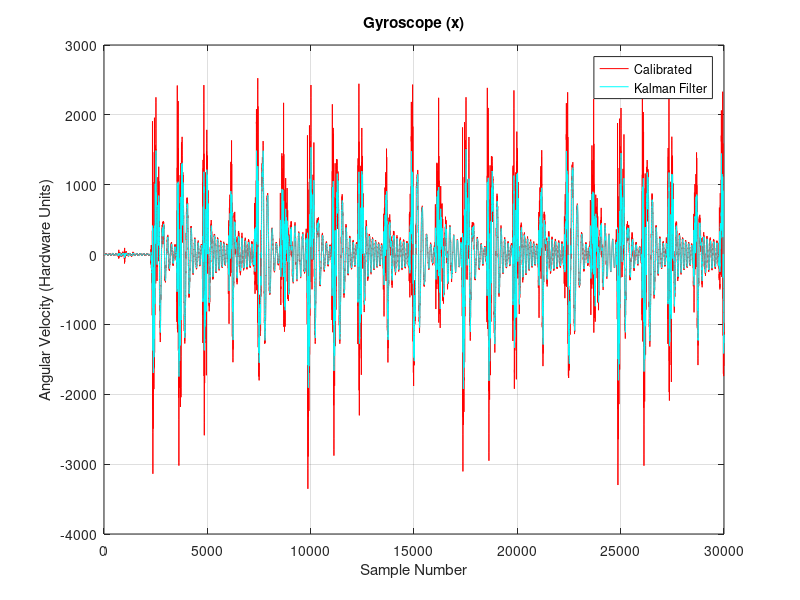
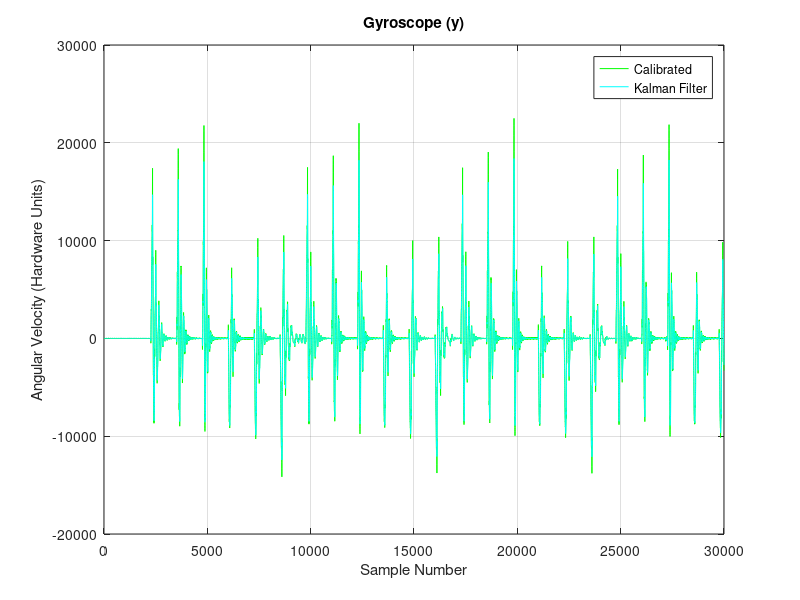
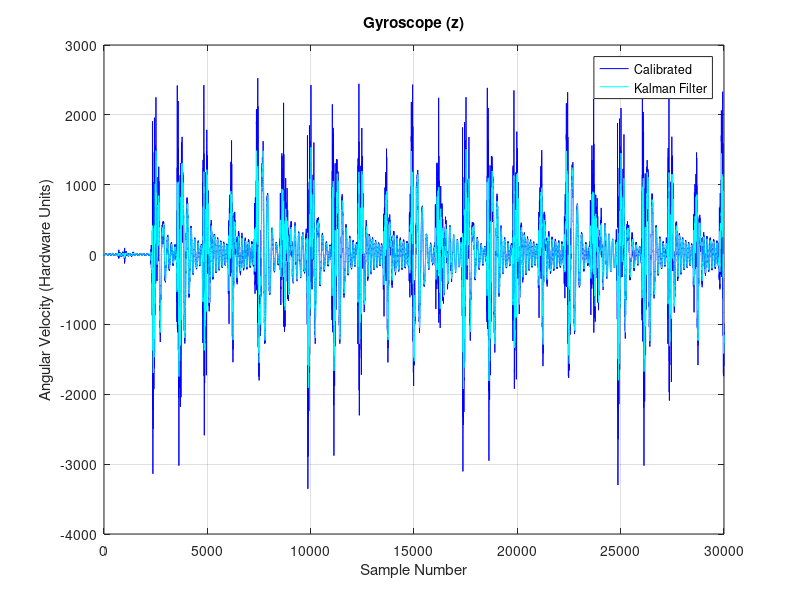
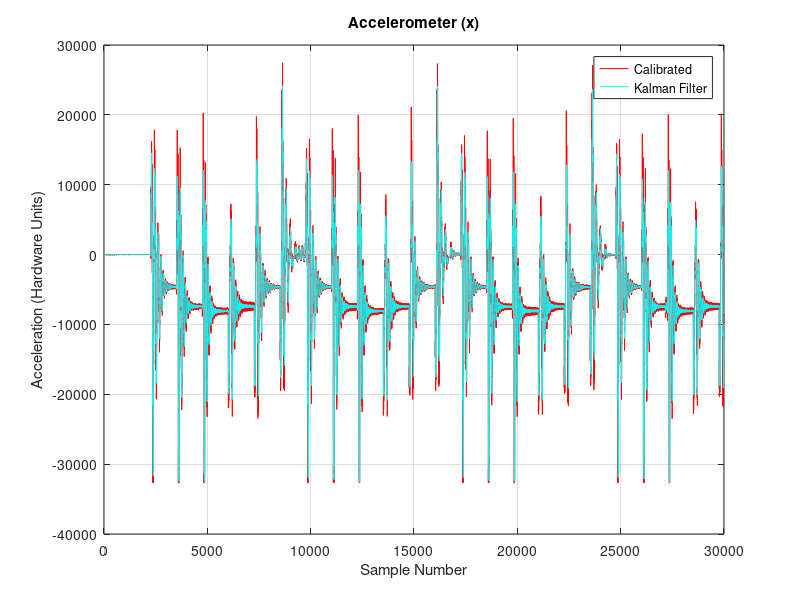

Here is the MATLAB script that generated these plots, in order:
# Parameters
outfile = "kalmanFilter_cal.pdf";
q = 0.125; 	#the smaller the less noise
r = 4.0;	#the higher the more stable, the lower the more filter relies on sensor data
wndw = 20;

#Kalman Function
function filtered = kalman1d(q, r, p, x ,k, data)

  # Initialize
  x = data(1);
  filtered = x;

  # Go through samples
  for i=2:size(data,1)

    # Prediction Update
    p = p + q;

    # Measurement Update
    k = p / (p + r);
    x = x + k*(data(i) -x);
    p = (1-k)*p;
    
    # Append filtered value to result vector
    filtered = horzcat(filtered, x);
  end

endfunction

# Variables
p = 30000.0;
x = 0.0;
k = 1.0;

# Load Calibrated Data
load ('simple_calibration.mat', 'cal');
gx = cal(:,1);
gy = cal(:,2);
gz = cal(:,3);
ax = cal(:,4);
ay = cal(:,5);
az = cal(:,6);

# Apply Filter
filtered_gx = kalman1d(q, r, p, x, k, gx);
filtered_gy = kalman1d(q, r, p, x, k, gy);
filtered_gz = kalman1d(q, r, p, x, k, gz);
filtered_ax = kalman1d(q, r, p, x, k, ax);
filtered_ay = kalman1d(q, r, p, x, k, ay);
filtered_az = kalman1d(q, r, p, x, k, az);

# Export Filtered
kalmanfil = [rot90(filtered_gx, -1) rot90(filtered_gy, -1) rot90(filtered_gz, -1) rot90(filtered_ax, -1) rot90(filtered_ay, -1) rot90(filtered_az, -1)];
save('kalman_simple_cal.mat', 'kalmanfil');

# Print statistics
printf("Gyroscope:\r\n");
printf("x: Mean: %f, Median: %f, Min: %f, Max: %f, Range: %f, Stddev: %f\r\n", mean(filtered_gx), median(filtered_gx), min(filtered_gx), max(filtered_gx), range(filtered_gx), std(filtered_gx));
printf("y: Mean: %f, Median: %f, Min: %f, Max: %f, Range: %f, Stddev: %f\r\n", mean(filtered_gy), median(filtered_gy), min(filtered_gy), max(filtered_gy), range(filtered_gy), std(filtered_gy));
printf("z: Mean: %f, Median: %f, Min: %f, Max: %f, Range: %f, Stddev: %f\r\n", mean(filtered_gz), median(filtered_gz), min(filtered_gz), max(filtered_gz), range(filtered_gz), std(filtered_gz));
printf("Accelerometer:\r\n");
printf("x: Mean: %f, Median: %f, Min: %f, Max: %f, Range: %f, Stddev: %f\r\n", mean(filtered_ax), median(filtered_ax), min(filtered_ax), max(filtered_ax), range(filtered_ax), std(filtered_ax));
printf("y: Mean: %f, Median: %f, Min: %f, Max: %f, Range: %f, Stddev: %f\r\n", mean(filtered_ay), median(filtered_ay), min(filtered_ay), max(filtered_ay), range(filtered_ay), std(filtered_ay));
printf("z: Mean: %f, Median: %f, Min: %f, Max: %f, Range: %f, Stddev: %f\r\n", mean(filtered_az), median(filtered_az), min(filtered_az), max(filtered_az), range(filtered_az), std(filtered_az));

# Gyroscope
# Plot gx
plot(gx, "r");
hold on;
plot(filtered_gx, "c");
hold on;

# Set up Plot
grid on;
title('Gyroscope (x)');
xlabel('Sample Number');
ylabel('Angular Velocity (Hardware Units)');
legend('Calibrated', 'Kalman Filter');
hold off;

# Print Plot
print(outfile);

# Plot gy
plot(gy, "g");
hold on;
plot(filtered_gy, "c");
hold on;

# Set up Plot
grid on;
title('Gyroscope (y)');
xlabel('Sample Number');
ylabel('Angular Velocity (Hardware Units)');
legend('Calibrated', 'Kalman Filter');
hold off;

# Print Plot
print("-append", outfile);

# Plot gz
plot(gz, "b");
hold on;
plot(filtered_gz, "c");
hold on;

# Set up Plot
grid on;
title('Gyroscope (z)');
xlabel('Sample Number');
ylabel('Angular Velocity (Hardware Units)');
legend('Calibrated', 'Kalman Filter');
hold off;

# Print Plot
print("-append", outfile);

# Accelerometer
# Plot ax
plot(ax, "r");
hold on;
plot(filtered_ax, "c");
hold on;

# Set up Plot
grid on;
title('Accelerometer (x)');
xlabel('Sample Number');
ylabel('Acceleration (Hardware Units)');
legend('Calibrated', 'Kalman Filter');
hold off;

# Print Plot
print("-append", outfile);

# Plot some Accelerometer Data
plot(ax(wndw+2000:wndw+5800), "r");
hold on;
plot(filtered_ax(wndw+2000:wndw+5800), "c");
hold on;

# Set up Plot
grid on;
title('Accelerometer (x)');
xlabel('Sample Number');
ylabel('Acceleration (Hardware Units)');
legend('Calibrated', 'Kalman Filter');
hold off;

# Print
print('-color', 'accel_kalman.eps');
hold off;

# Plot ay
plot(ay, "g");
hold on;
plot(filtered_ay, "c");
hold on;

# Set up Plot
grid on;
title('Accelerometer (y)');
xlabel('Sample Number');
ylabel('Acceleration (Hardware Units)');
legend('Calibrated', 'Kalman Filter');
hold off;

# Print Plot
print("-append", outfile);

# Plot az
plot(az, "b");
hold on;
plot(filtered_az, "c");
hold on;

# Set up Plot
grid on;
title('Accelerometer (z)');
xlabel('Sample Number');
ylabel('Acceleration (Hardware Units)');
legend('Calibrated', 'Kalman Filter');
hold off;

# Print Plot
print("-append", outfile);